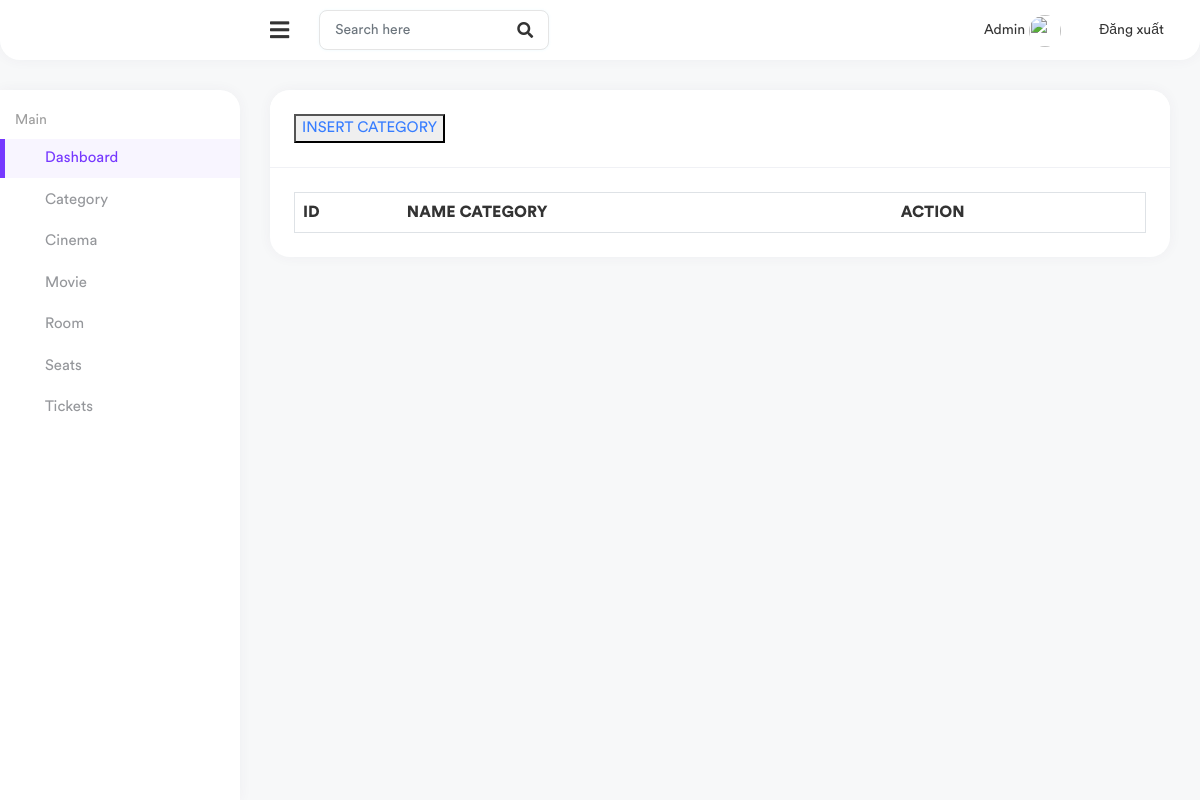
The page /admin/index.php?action=category on the database as committed earlier.
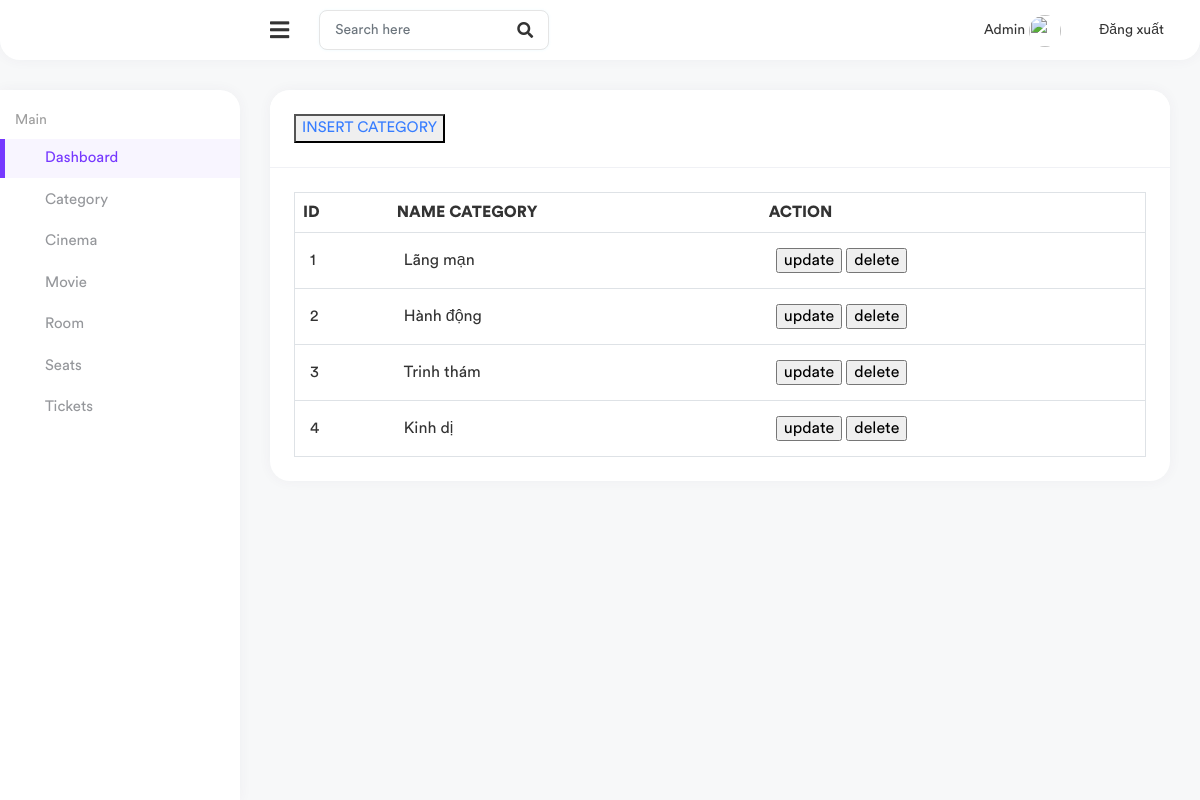
The same page on the database as committed later.
### tables this page shows
CREATE TABLE `category` (
  `id_category` int(11) NOT NULL,
  `name_category` varchar(50) NOT NULL
);

### admin/models/pdo.php (called while the page is built, shortened)
<?php
function pdo_get_connection(){
    $servername = "localhost";
    $username = "root";
    $password = "12345678";
    try {
        $conn = new PDO("mysql:host=$servername;dbname=project_1", $username, $password);
        $conn->setAttribute(PDO::ATTR_ERRMODE, PDO::ERRMODE_EXCEPTION);
        return $conn;
    } catch(PDOException $e) {
        echo "Connection failed: " . $e->getMessage();
    }
}
function pdo_query($sql){
    $sql_args=array_slice(func_get_args(),1);
    try{
        $conn=pdo_get_connection();
        $stmt=$conn->prepare($sql);
        $stmt->execute($sql_args);
        $rows=$stmt->fetchAll();
        return $rows;
    }
    catch(PDOException $e){
        throw $e;
    }
    finally{
        unset($conn);
    }
}
?>

### admin/models/category.php (called while the page is built, shortened)
<?php
function loadall_category()
{
    $sql = "select * from category order by id_category asc";
    $list_category = pdo_query($sql);
    return $list_category;
}

### admin/views/list_category.php (the view)
<div class="page-wrapper">
    <div class="content container-fluid">
        <div class="col-sm-12">
            <div class="card">
                <div class="card-header">
                    <button><a href="index.php?action=insert_category">INSERT CATEGORY</a></button>
                </div>
                <div class="card-body">
                    <div class="table-responsive">
                        <div id="DataTables_Table_0_wrapper" class="dataTables_wrapper dt-bootstrap4 no-footer">
                            <div class="row">
                                <div class="col-sm-12">
                                    <table border="1" class="datatable table table-stripped dataTable no-footer" id="DataTables_Table_0" role="grid" aria-describedby="DataTables_Table_0_info">
                                        <tr>
                                            <th>ID</th>
                                            <th>NAME CATEGORY</th>
                                            <th colspan="2">ACTION</th>
                                        </tr>
                                        <?php
                                        foreach ($list_category as $category) {
                                            $update_category = "index.php?action=update_category&id" . $category['id_category'];
                                            $delete_category = "index.php?action=delete_category&id" . $category['id_category'];
                                            echo "<tr>";
                                            echo "<td>" . $category["id_category"] . "</td>";
                                            echo "<td>" . $category["name_category"] . "</td>";
                                            echo "<td> <a href='" . $update_category . "'><input type='button' value='update'></a> <a href='" . $delete_category . "' onclick='return confirm(\"Bạn có chắc muốn xóa?\");'><input type='button' value='delete'></a> </td>";
                                            echo "</tr>";
                                        }
                                        ?>
                                    </table>
                                </div>
                            </div>
                        </div>
                    </div>
                </div>
            </div>
        </div>
    </div>
</div>

### admin/layouts/head.php (shortened to what this page needs)
<head>
    <link rel="stylesheet" href="assets/css/bootstrap.min.css">
    <link rel="stylesheet" href="assets/plugins/fontawesome/css/fontawesome.min.css">
    <link rel="stylesheet" href="assets/plugins/fontawesome/css/all.min.css">
    <link rel="stylesheet" href="assets/css/style.css">
</head>

### admin/layouts/navbar.php (shortened to what this page needs)
<div class="header header-one">
    <div class="header-left header-left-one">
    </div>
    <a href="javascript:void(0);" id="toggle_btn">
        <i class="fas fa-bars"></i>
    </a>
    <div class="top-nav-search">
        <form>
            <input type="text" class="form-control" placeholder="Search here">
            <button class="btn" type="submit"><i class="fas fa-search"></i></button>
        </form>
    </div>
    <ul class="nav nav-tabs user-menu">
        <li class="nav-item dropdown main-drop">
            <a href="#" class="dropdown-toggle nav-link" data-bs-toggle="dropdown">
                <span>Admin</span>
                <span class="user-img">
                    <img src="https://source.unsplash.com/random" alt="">
                </span>
            </a>
        </li>
        <li class="nav-item dropdown  flag-nav">
            <a class="nav-link dropdown-toggle" data-bs-toggle="dropdown" href="" role="button">
                <img src="https://source.unsplash.com/random" alt="" height="00"> <span>Đăng xuất</span>
            </a>
        </li>
    </ul>
</div>

### admin/layouts/sidebar.php
<div class="sidebar" id="sidebar">
    <div class="sidebar-inner slimscroll">
        <div id="sidebar-menu" class="sidebar-menu">
            <ul>
                <li class="menu-title"><span>Main</span></li>
                <li class="active">
                    <a href="index.php?action=dashboard"><i data-feather="home"></i> <span>Dashboard</span></a>
                </li>
                <li>
                    <a href="index.php?action=category"><i data-feather="users"></i> <span>Category</span></a>
                </li>
                <li>
                    <a href="index.php?action=cinema"><i data-feather="file-text"></i> <span>Cinema</span></a>
                </li>
                <li>
                    <a href="index.php?action=movie"><i data-feather="star"></i> <span>Movie</span></a>
                </li>
                <li>
                    <a href="index.php?action=room"><i data-feather="credit-card"></i> <span>Room</span></a>
                </li>
                <li>
                    <a href="index.php?action=seats"><i data-feather="package"></i> <span>Seats</span></a>
                </li>
                <li>
                    <a href="index.php?action=tickets"><i data-feather="settings"></i> <span>Tickets</span></a>
                </li>
            </ul>
        </div>
    </div>
</div>

### admin/index.php (shortened to what this page needs)
<?php
include './models/pdo.php';
include './models/category.php';
include './layouts/head.php';
include './layouts/navbar.php';
include './layouts/sidebar.php';
if (isset($_GET['action'])) {
    $action = $_GET['action'];
    switch ($action) {
        case 'category':
            $list_category = loadall_category();
            include './views/list_category.php';
            break;
    }
} else {
    include './views/total_list.php';
    include './views/analytics.php';
}

Rows that differ between the two databases and show on the page:
added category: id_category "1", name_category "Lãng mạn"
added category: id_category "2", name_category "Hành động"
added category: id_category "3", name_category "Trinh thám"
added category: id_category "4", name_category "Kinh dị"
